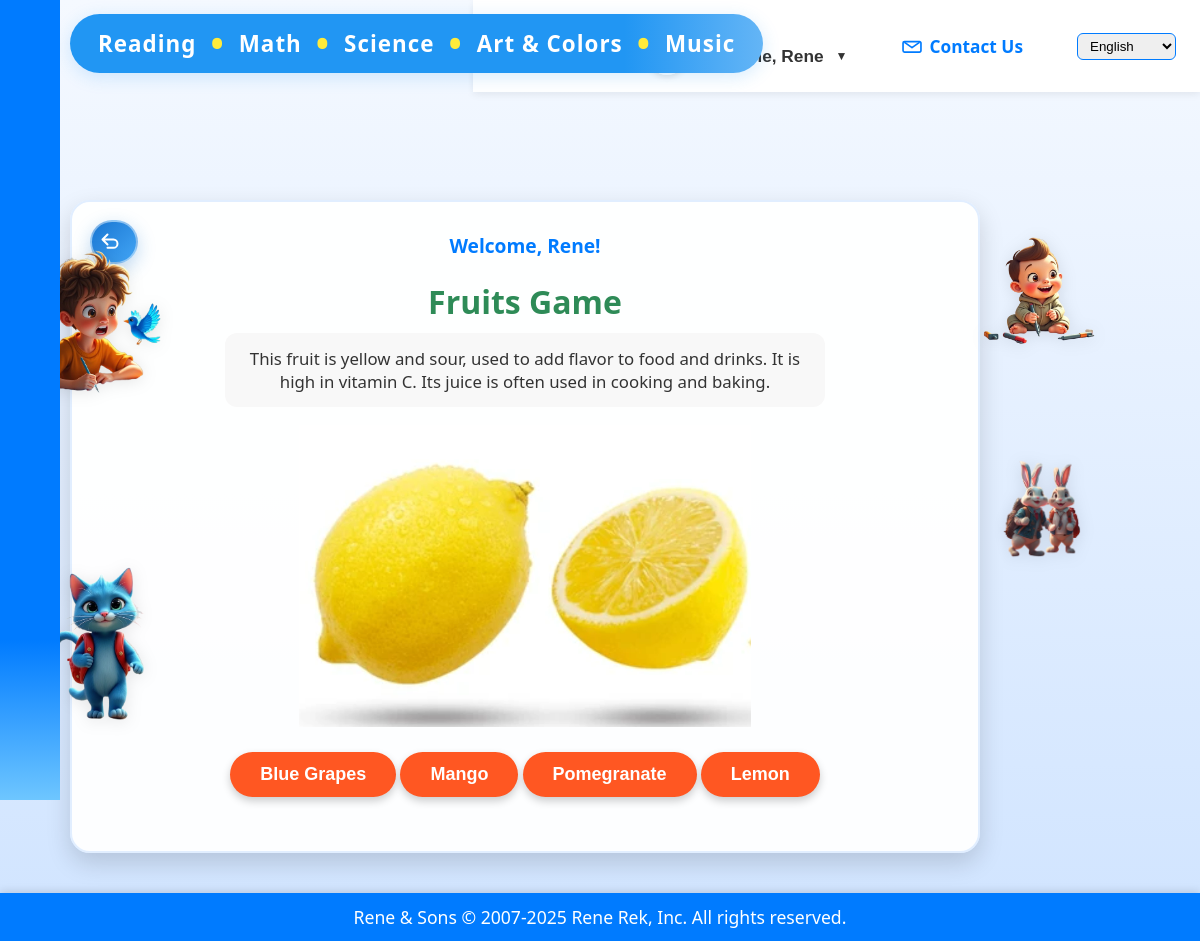
Page /quiz/fruits-game/ (signed in) on the committed database.
### quiz/models.py (models this page shows, shortened)
class UserProfile(models.Model):
    user = models.OneToOneField(User, on_delete=models.CASCADE, related_name="profile")
    first_name = models.CharField(max_length=100)
    last_name = models.CharField(max_length=100, blank=True)
    age = models.PositiveIntegerField(null=True, blank=True)
    age_group = models.CharField(max_length=20, blank=True, choices=[
        ("3-5", "3-5 years"),
        ("6-8", "6-8 years"),
        ("9-12", "9-12 years"),
        ("other", "Other")
    ])
    city = models.CharField(max_length=120, blank=True)
    country = models.CharField(max_length=120, blank=True)
    profile_picture = models.ImageField(upload_to="profile_pics/", blank=True, null=True)
    theme = models.CharField(max_length=20, blank=True, choices=[
        ("light", "Light"),
        ("dark", "Dark"),
        ("forest", "Forest"),
        ("ocean", "Ocean"),
        ("space", "Space")
    ], default="light")
    sound_music = models.BooleanField(default=True)
    sound_voice = models.BooleanField(default=True)
    language = models.CharField(max_length=20, blank=True, default="en")
    created_at = models.DateTimeField(auto_now_add=True)

### quiz/views.py (the view)
# urls.py: path("fruits-game/", views.fruits_game, name="fruits_game"),
def fruits_game(request):
    if not request.user.is_authenticated:
        guest_plays = request.session.get('guest_plays', 0)
        if guest_plays >= 3:
            return render(request, "quiz/guest_limit.html")
        request.session['guest_plays'] = guest_plays + 1
    fruit_dict = {f[0]: f for f in fruits}
    user_name = None
    if request.user.is_authenticated:
        user_name = getattr(getattr(request.user, 'profile', None), 'first_name', request.user.username)
    if request.method == "POST":
        correct_fruit = request.session.get("current_fruit_name")
        answer = request.POST.get("answer")
        result = (answer == correct_fruit)
        if request.user.is_authenticated:
            UserStat.objects.create(
                user=request.user,
                game="fruits",
                score=int(result),
                correct=1 if result else 0,
                incorrect=0 if result else 1,
                time_spent=0.0
            )
        if result:
            fruit_name = correct_fruit
            fruit = fruit_dict[fruit_name]
            fruit_image_url = os.path.join("quiz/images/fruits", fruit[1])
            options = request.session.get("current_fruit_options", [])
            summary = fruit[2]
            return render(request, "quiz/fruits_game.html", {
                "fruit_image_url": f"/static/{fruit_image_url}",
                "options": options,
                "result": result,
                "summary": summary,
                "fruit_name": fruit_name,
                "user_answer": answer,
                "correct_answer": correct_fruit,
                "user_name": user_name,
            })
        else:
            fruit_name = correct_fruit
            fruit = fruit_dict[fruit_name]
            fruit_image_url = os.path.join("quiz/images/fruits", fruit[1])
            options = request.session.get("current_fruit_options")
            if not options:
                options = [fruit_name]
                while len(options) < 4:
                    opt = random.choice(fruits)[0]
                    if opt not in options:
                        options.append(opt)
                random.shuffle(options)
            summary = fruit[2]
            return render(request, "quiz/fruits_game.html", {
                "fruit_image_url": f"/static/{fruit_image_url}",
                "options": options,
                "result": result,
                "summary": summary,
                "fruit_name": fruit_name,
                "user_answer": answer,
                "correct_answer": correct_fruit,
                "user_name": user_name,
            })
    else:
        fruit = random.choice(fruits)
        request.session["current_fruit_name"] = fruit[0]
        fruit_image_url = os.path.join("quiz/images/fruits", fruit[1])
        options = [fruit[0]]
        while len(options) < 4:
            opt = random.choice(fruits)[0]
            if opt not in options:
                options.append(opt)
        random.shuffle(options)
        request.session["current_fruit_options"] = options
        fruit_name = fruit[0]
        summary = fruit[2]
        return render(request, "quiz/fruits_game.html", {
            "fruit_image_url": f"/static/{fruit_image_url}",
            "options": options,
            "result": None,
            "summary": summary,
            "fruit_name": fruit_name,
            "user_name": user_name,
        })

### quiz/context_processors.py (called while the page is built)
def theme_context(request):
    theme = 'light'
    if request.user.is_authenticated:
        profile = getattr(request.user, 'profile', None)
        if profile and getattr(profile, 'theme', None):
            theme = profile.theme
    if 'theme' in request.session:
        theme = request.session['theme']
    return {'active_theme': theme}

### quiz/templates/quiz/fruits_game.html (shortened to what this page needs)
{% extends "base.html" %}
{% load static %}
{% load i18n %}
{% block site_banner %}{% include "quiz/includes/game_site_banner.html" %}{% endblock %}
{% block content %}
<div class="container game-page" style="text-align:center;">
    {% include "quiz/includes/game_back_button.html" with aria_label="Back to games menu" label="Back" %}
    {% if user.is_authenticated and user_name %}
        <div style="font-size:1.2rem; font-weight:bold; color:#007bff; margin-bottom:10px;">Welcome, {{ user_name|title }}!</div>
    {% endif %}
    <h1>{% trans "Fruits Game" %}</h1>
    <div id="game-board" class="game-board{% if result is not None %} is-hidden-during-feedback{% endif %}" aria-live="polite">
        {% if summary %}
        <div style="margin: 0 auto 18px auto; max-width: 560px; font-size: 1.05rem; color: #333; background: #f8f8f8; padding: 14px 20px; border-radius: 12px;">
            {{ summary }}
        </div>
        {% endif %}
        <div class="game-figure">
            <img src="{{ fruit_image_url }}" alt="Fruit" />
        </div>
        <form method="post" style="margin-bottom:24px;">
            <div class="game-choice-grid">
                {% for option in options %}
                <button type="submit" name="answer" value="{{ option }}" class="game-button">{{ option }}</button>
                {% endfor %}
            </div>
        </form>
    </div>
</div>
{% endblock %}

### quiz/templates/base.html (shortened to what this page needs)
{% load static %}
<!DOCTYPE html>
<html lang="en">
<head>
    <link rel="stylesheet" href="{% static 'quiz/style.css' %}">
    <link rel="stylesheet" href="{% static 'quiz/extra.css' %}">
    <link rel="stylesheet" href="{% static 'quiz/themes.css' %}">
</head>
<body class="theme-{{ active_theme|default:'light' }}" data-side-image-mode="{% block side_image_mode %}dynamic{% endblock %}">
    {% block site_banner %}{% endblock site_banner %}
    <div class="top-nav">
        <a href="/" class="top-nav-link">
            <span class="nav-icon" aria-hidden="true">
                <svg xmlns="http://www.w3.org/2000/svg" viewBox="0 0 24 24" fill="none" stroke="currentColor" stroke-width="2.2" stroke-linecap="round" stroke-linejoin="round">
                    <path d="M3 10.75L12 4l9 6.75" />
                    <path d="M5.5 11V20a1.5 1.5 0 0 0 1.5 1.5h10a1.5 1.5 0 0 0 1.5-1.5V11" />
                    <path d="M9.5 21V14.5h5V21" />
                </svg>
            </span>
            <span class="nav-label">Home</span>
        </a>
        {% if user.is_authenticated %}
            {% with user.profile as profile %}
            {% with profile.first_name as fname %}
            <div class="dropdown" style="display:inline-block; position:relative;">
                <button type="button" class="dropdown-toggle">
                    {% if profile.profile_picture %}
                    <span class="welcome-avatar">
                        <img src="{{ profile.profile_picture.url }}" alt="{{ fname|default:user.username|title }} profile picture">
                    </span>
                    {% endif %}
                    <span class="welcome-text">Welcome, {{ fname|default:user.username|title }}</span>
                    <span class="welcome-caret" aria-hidden="true">&#x25BC;</span>
                </button>
            </div>
            {% endwith %}
            {% endwith %}
        {% else %}
            <a href="/quiz/login/">Login</a>
        {% endif %}
        <a href="/quiz/contact/" class="top-nav-link">
            <span class="nav-icon" aria-hidden="true">
            </span>
            <span class="nav-label">Contact Us</span>
        </a>
        <form action="{% url 'set_language' %}" method="post" style="display:inline; margin-left:18px;">
            <select name="language" onchange="this.form.submit()" style="padding:4px 8px; border-radius:6px; border:1px solid #007bff;">
                <option value="en" {% if LANGUAGE_CODE == 'en' %}selected{% endif %}>English</option>
            </select>
        </form>
    </div>
    <div class="sidebar">
        <div class="sidebar-content">
        </div>
    </div>
    <div class="main-content">
        {% block content %}{% endblock %}
    </div>
    <div class="bottom-banner" style="margin-top:auto;">
        Rene & Sons © 2007-2025 Rene Rek, Inc. All rights reserved.
    </div>
</html>

### quiz/static/quiz/style.css (style rules this page uses)
button { font-size: 1em; padding: 10px 18px; border-radius: 8px; margin-top: 12px; }
.bottom-banner { font-size: 0.95em; padding: 8px 0; }
body { font-family: 'Comic Sans MS', 'Segoe UI', Arial, sans-serif; background: linear-gradient(270deg, #ffb347, #ffccff, #b3e6ff, #baffc9, #ffd6e0, #f3ffbd, #c1c8e4); background-size: 1400% 1400%; animation: rainbowBG 18s ease infinite; margin: 0; padding: 0; min-height: 100vh; }
.game-page { position: relative; }
.container { max-width: 800px; margin: 50px auto; background: rgba(255, 255, 255, 0.9); padding: 30px; border-radius: 16px; box-shadow: 0 4px 16px rgba(0,0,0,0.12); text-align: center; }
h1, h2 { color: #2e8b57; margin-bottom: 10px; }
button { font-size: 1.2rem; padding: 12px 30px; margin-top: 20px; background: #2e8b57; color: #fff; border: none; border-radius: 10px; cursor: pointer; transition: all 0.3s; }

### quiz/static/quiz/extra.css (style rules this page uses)
body { background-color: #f5f9ff !important; background-image: linear-gradient(to bottom, #f5f9ff 0%, #d0e4ff 100%) !important; background-attachment: fixed !important; background-size: cover !important; }
.container { background-color: rgba(255, 255, 255, 0.95) !important; max-width: 850px !important; padding: 30px !important; border-radius: 20px !important; box-shadow: 0 10px 25px rgba(0, 0, 0, 0.15) !important; margin: 40px auto !important; text-align: center !important; color: #333 !important; text-shadow: none !important; border: 2px solid #e1eeff !important; }
.game-button { background-color: #ff5722 !important; color: white !important; border: none !important; border-radius: 25px !important; padding: 12px 30px !important; font-size: 18px !important; font-weight: bold !important; cursor: pointer !important; transition: all 0.3s !important; box-shadow: 0 4px 8px rgba(0, 0, 0, 0.2) !important; font-family: 'Comic Sans MS', cursive, sans-serif !important; }

### quiz/static/quiz/themes.css (style rules this page uses)
body.theme-dark { background: #181c24; color: #f8f9fa; }

### quiz/templates/base.html (style rules this page uses)
.sidebar { position: fixed; top: 0; left: 0; height: 100vh; width: 60px; background: linear-gradient(180deg, #007bff 80%, #6ec6ff 100%); z-index: 2500; transition: width 0.3s cubic-bezier(.4,0,.2,1); overflow-x: hidden; }
.sidebar .sidebar-content { display: flex; flex-direction: column; align-items: flex-start; padding: 20px 10px 10px 10px; height: 100%; }
.bottom-banner { width: 100vw; position: relative; left: 0; bottom: 0; background: #007bff; color: #fff; text-align: center; padding: 12px 0; font-size: 1.1rem; font-family: 'Segoe UI',Arial,sans-serif; z-index: 999; box-shadow: 0 -2px 8px rgba(0,0,0,0.12); flex-shrink: 0; }
.main-content { margin-left: 70px; margin-right: 220px; transition: margin-left 0.3s cubic-bezier(.4,0,.2,1); z-index: 1; flex: 1 0 auto; }
.top-nav { position: absolute; top: 0; right: 0; width: auto; background: rgba(255,255,255,0.95); z-index: 2000; padding: 10px 24px; display: flex; gap: 18px; align-items: center; box-shadow: 0 2px 8px rgba(0,0,0,0.08); }
.top-nav a { color: #007bff; font-weight: bold; text-decoration: none; font-size: 1.08rem; padding: 7px 18px; border-radius: 8px; transition: background 0.2s; display: inline-flex; align-items: center; gap: 8px; }
.top-nav .nav-icon { display: inline-flex; align-items: center; justify-content: center; width: 20px; height: 20px; }
.top-nav .nav-icon svg { width: 100%; height: 100%; }
.top-nav .dropdown-toggle { display: inline-flex; align-items: center; gap: 10px; font-weight: bold; color: #333; background: none; border: none; font-size: 1.08rem; padding: 7px 18px; border-radius: 8px; cursor: pointer; }
.top-nav .welcome-avatar { width: 34px; height: 34px; border-radius: 50%; overflow: hidden; border: 2px solid rgba(255,255,255,0.8); box-shadow: 0 2px 6px rgba(0,0,0,0.12); }
.top-nav .welcome-avatar img { width: 100%; height: 100%; object-fit: cover; display: block; }
.top-nav .welcome-caret { font-size: 0.7em; margin-left: 2px; }

### quiz/templates/quiz/includes/game_site_banner.html (style rules this page uses)
body { min-height: 100vh; display: flex; flex-direction: column; }
.main-content { padding-top: 160px; }

### rows in the picture
UserProfile: profile_picture (picture), first_name.username "Rene", first_name "Rene"

### other values in the picture
{{ summary }} "This fruit is yellow and sour, used to add flavor to food and drinks. It is high in vitamin C. Its juice is often used in cooking and baking."
{{ option }} "Blue Grapes" "Mango" "Pomegranate" "Lemon"
